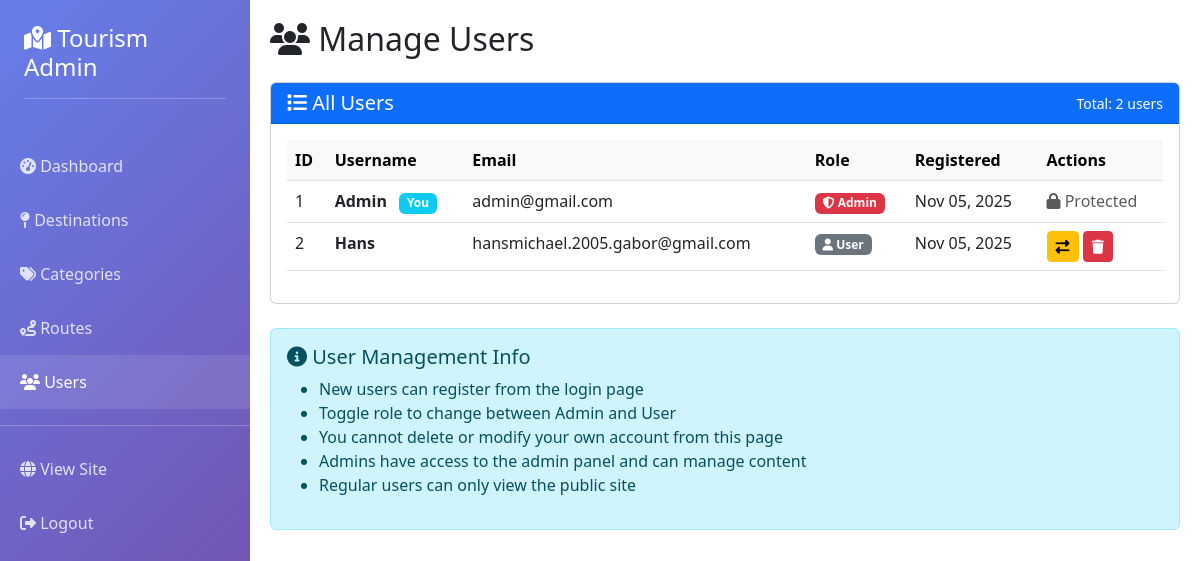
The page /admin/users.php (signed in) on the database its author committed.
### tables this page shows
CREATE TABLE `users` (
  `id` int(11) NOT NULL,
  `username` varchar(50) NOT NULL,
  `password` varchar(255) NOT NULL,
  `email` varchar(100) DEFAULT NULL,
  `role` enum('admin','user') DEFAULT 'user',
  `created_at` timestamp NOT NULL DEFAULT current_timestamp()
);

### admin/users.php (the view, shortened to what this page needs)
<?php
$conn = getDBConnection();
$users = $conn->query("SELECT * FROM users ORDER BY created_at DESC");
?>
<!DOCTYPE html>
<html lang="en">
<head>
    <link href="https://cdn.jsdelivr.net/npm/bootstrap@5.3.0/dist/css/bootstrap.min.css" rel="stylesheet">
    <link rel="stylesheet" href="https://cdnjs.cloudflare.com/ajax/libs/font-awesome/6.4.0/css/all.min.css">
</head>
<body>
    <div class="sidebar">
        <div class="p-4">
            <h4><i class="fas fa-map-marked-alt"></i> Tourism Admin</h4>
            <hr class="bg-white">
        </div>
        <nav class="nav flex-column">
            <a class="nav-link" href="dashboard.php">
                <i class="fas fa-tachometer-alt"></i> Dashboard
            </a>
            <a class="nav-link" href="destinations.php">
                <i class="fas fa-map-pin"></i> Destinations
            </a>
            <a class="nav-link" href="categories.php">
                <i class="fas fa-tags"></i> Categories
            </a>
            <a class="nav-link" href="routes.php">
                <i class="fas fa-route"></i> Routes
            </a>
            <a class="nav-link active" href="users.php">
                <i class="fas fa-users"></i> Users
            </a>
            <hr class="bg-white">
            <a class="nav-link" href="../index.php">
                <i class="fas fa-globe"></i> View Site
            </a>
            <a class="nav-link" href="../logout.php">
                <i class="fas fa-sign-out-alt"></i> Logout
            </a>
        </nav>
    </div>
    <div class="main-content">
        <h2 class="mb-4"><i class="fas fa-users"></i> Manage Users</h2>
        <div class="card">
            <div class="card-header bg-primary text-white d-flex justify-content-between align-items-center">
                <h5 class="mb-0"><i class="fas fa-list"></i> All Users</h5>
                <small>Total: <?php echo $users->num_rows; ?> users</small>
            </div>
            <div class="card-body">
                <div class="table-responsive">
                    <table class="table table-hover">
                        <thead class="table-light">
                            <tr>
                                <th>ID</th>
                                <th>Username</th>
                                <th>Email</th>
                                <th>Role</th>
                                <th>Registered</th>
                                <th>Actions</th>
                            </tr>
                        </thead>
                        <tbody>
                            <?php while ($user = $users->fetch_assoc()): ?>
                                <tr>
                                    <td><?php echo $user['id']; ?></td>
                                    <td>
                                        <strong><?php echo $user['username']; ?></strong>
                                        <?php if ($user['id'] == $_SESSION['user_id']): ?>
                                            <span class="badge bg-info ms-2">You</span>
                                        <?php endif; ?>
                                    </td>
                                    <td><?php echo $user['email'] ?: '<span class="text-muted">No email</span>'; ?></td>
                                    <td>
                                        <?php if ($user['role'] === 'admin'): ?>
                                            <span class="badge bg-danger">
                                                <i class="fas fa-shield-alt"></i> Admin
                                            </span>
                                        <?php else: ?>
                                            <span class="badge bg-secondary">
                                                <i class="fas fa-user"></i> User
                                            </span>
                                        <?php endif; ?>
                                    </td>
                                    <td><?php echo date('M d, Y', strtotime($user['created_at'])); ?></td>
                                    <td>
                                        <?php if ($user['id'] != $_SESSION['user_id']): ?>
                                            <a href="?toggle_role=<?php echo $user['id']; ?>"
                                               class="btn btn-sm btn-warning"
                                               title="Toggle Role"
                                               onclick="return confirm('Change user role?')">
                                                <i class="fas fa-exchange-alt"></i>
                                            </a>
                                            <a href="?delete=<?php echo $user['id']; ?>"
                                               class="btn btn-sm btn-danger"
                                               title="Delete User"
                                               onclick="return confirm('Are you sure you want to delete this user?')">
                                                <i class="fas fa-trash"></i>
                                            </a>
                                        <?php else: ?>
                                            <span class="text-muted"><i class="fas fa-lock"></i> Protected</span>
                                        <?php endif; ?>
                                    </td>
                                </tr>
                            <?php endwhile; ?>
                        </tbody>
                    </table>
                </div>
            </div>
        </div>
        <div class="alert alert-info mt-4">
            <h5><i class="fas fa-info-circle"></i> User Management Info</h5>
            <ul>
                <li>New users can register from the login page</li>
                <li>Toggle role to change between Admin and User</li>
                <li>You cannot delete or modify your own account from this page</li>
                <li>Admins have access to the admin panel and can manage content</li>
                <li>Regular users can only view the public site</li>
            </ul>
        </div>
    </div>
</body>
</html>

### admin/users.php (style rules this page uses)
.sidebar { min-height: 100vh; background: linear-gradient(135deg, #667eea 0%, #764ba2 100%); color: white; position: fixed; width: 250px; }
.sidebar .nav-link { color: rgba(255,255,255,0.8); padding: 15px 20px; transition: all 0.3s; }
.sidebar .nav-link:hover, .sidebar .nav-link.active { background: rgba(255,255,255,0.1); color: white; }
.main-content { margin-left: 250px; padding: 20px; }

### rows shown on the page
users: id "1", username "Admin", shows "You", email "admin@gmail.com", role "admin" (drawn), created_at "Nov 05, 2025", shows "Protected"
users: id "2", username "Hans", email "hansmichael.2005.gabor@gmail.com", role "user" (drawn), created_at "Nov 05, 2025"

### other values the page prints
$users->num_rows "2"
